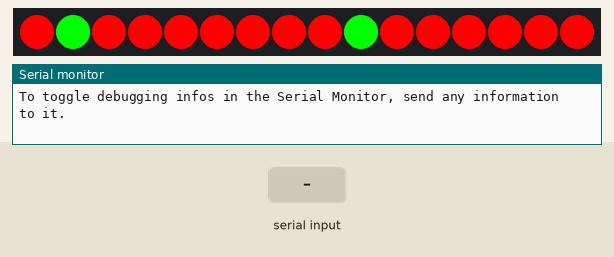
This sketch was run on a simulated Arduino Uno, built with avr-gcc and run on an emulated ATmega328P. On the bench: 16 RGB LEDs in strip order, left to right, the last lines printed to the serial monitor. The inputs (shaded band) are chosen by the test bench.

Above: at 0.57 s.
At 1.77 s:
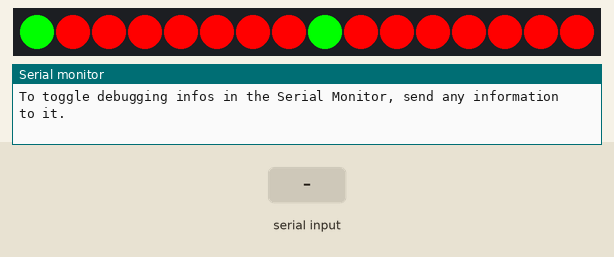
1.8 s: "1" received over Serial
At 3.3 s:
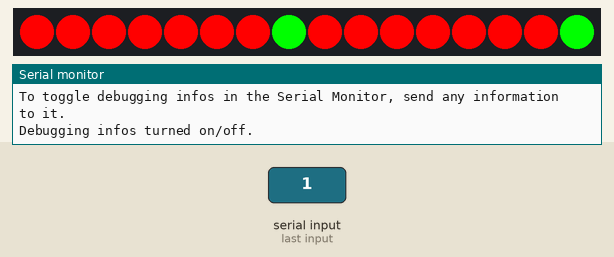

Measured:
- what the display in image 2 shows lasts 1.6 s, from 2.1 s to 3.7 s

The sketch:

double_spinner.ino
```cpp
#include <PololuLedStrip.h>
PololuLedStrip<4> LEDS;
#define LED_COUNT 16
rgb_color colors[LED_COUNT];
int speed;
bool debug = false;

//Allume toutes les leds de la couleur rgb_color(r,g,b) spécifiée
void on(int r, int g, int b, int led=-1){
  //off();
  if(led== -1){
    for(int i = 0 ; i < LED_COUNT ; i++){
      colors[i] = rgb_color(r,g,b);
    }
  }
  else{
    colors[led] = rgb_color(r,g,b);
  }
  LEDS.write(colors, LED_COUNT);
}
void on(rgb_color couleur){
  //Allume toutes les leds de la couleur rgb_color(couleur) spécifiée
  for(int i = 0 ; i < LED_COUNT ; i++){
    colors[i] = rgb_color(couleur);
  }
  LEDS.write(colors, LED_COUNT);
}
void off(){
  for(int i = 0 ; i < LED_COUNT ; i++){
    colors[i] = rgb_color(0,0,0);
  }
  LEDS.write(colors, LED_COUNT);
}

void setup(){
  Serial.begin(9600);
  randomSeed(analogRead(0));
  Serial.println("To toggle debugging infos in the Serial Monitor, send any information to it.");
  delay(500);
}

void loop(){
  if (Serial.available() > 0) {
    debug = !debug;
    Serial.println("Debugging infos turned on/off.");
    Serial.readString();
    delay(500);
  }

  for(int i = 0; i < 8; i++){
    on(255,0,0);
    on(0,255,0,i);
    on(0,255,0,i+8);
    delay(50);
  }
}
```
